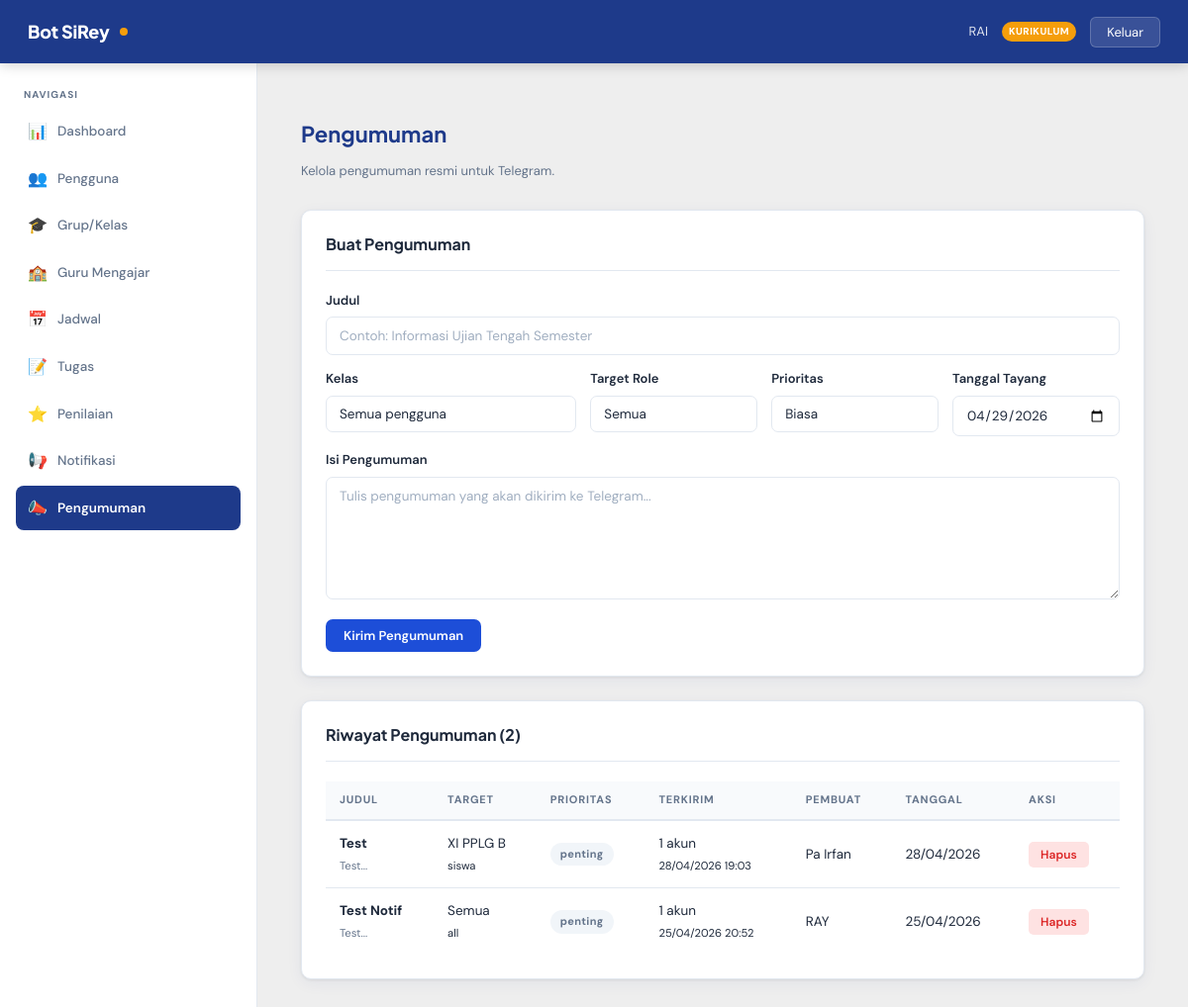
The page /dashboard/pengumuman.php (signed in) on the database its author committed.
### tables this page shows
CREATE TABLE `pengumuman_rayhanrp` (
  `pengumuman_id` int(11) NOT NULL,
  `judul` varchar(200) NOT NULL,
  `isi` text NOT NULL,
  `grup_id` int(11) DEFAULT NULL,
  `prioritas` enum('biasa','penting','darurat') NOT NULL DEFAULT 'biasa',
  `target_role` enum('all','guru','siswa') NOT NULL DEFAULT 'all',
  `status` enum('draft','published','archived') NOT NULL DEFAULT 'published',
  `tanggal_tayang` date NOT NULL,
  `pembuat_id` int(11) DEFAULT NULL,
  `via_telegram` tinyint(1) NOT NULL DEFAULT 0,
  `dibuat_pada` datetime NOT NULL DEFAULT current_timestamp()
);

CREATE TABLE `grup_rayhanrp` (
  `grup_id` int(11) NOT NULL,
  `nama_grup` varchar(150) NOT NULL,
  `tingkat` tinyint(4) NOT NULL,
  `jurusan` enum('Teknik Pemesinan','Teknik Mekatronika','Teknik Kimia Industri','Pengembangan Perangkat Lunak dan Gim','Desain Komunikasi Visual','Animasi') NOT NULL,
  `deskripsi` text DEFAULT NULL,
  `pembuat_id` int(11) DEFAULT NULL,
  `aktif` tinyint(1) NOT NULL DEFAULT 1,
  `dibuat_pada` datetime NOT NULL DEFAULT current_timestamp(),
  `diubah_pada` datetime NOT NULL DEFAULT current_timestamp() ON UPDATE current_timestamp()
);

CREATE TABLE `akun_rayhanrp` (
  `akun_id` int(11) NOT NULL,
  `nis_nip` varchar(30) NOT NULL,
  `password` varchar(255) NOT NULL,
  `role` enum('admin','guru','siswa','kepala_sekolah','kurikulum') NOT NULL DEFAULT 'siswa',
  `nama_lengkap` varchar(150) NOT NULL,
  `jenis_kelamin` enum('L','P') DEFAULT NULL,
  `aktif` tinyint(1) NOT NULL DEFAULT 1,
  `dibuat_pada` datetime NOT NULL DEFAULT current_timestamp(),
  `diubah_pada` datetime NOT NULL DEFAULT current_timestamp() ON UPDATE current_timestamp()
);

### includes/auth.php (called while the page is built, shortened)
<?php
require_once __DIR__ . '/../koneksi.php';
function can(string $permission, array $admin): bool
{
    $role_rayhanrp = strtolower(trim((string)($admin['role'] ?? '')));
    $matriks_rayhanrp = [
        'view_dashboard'        => ['guru', 'admin', 'kurikulum', 'kepala_sekolah'],
        'view_users'            => ['admin', 'kepala_sekolah', 'kurikulum'],
        'create_user'           => ['admin'],
        'update_user'           => ['admin'],
        'delete_user'           => ['admin'],
        'reset_password'        => ['admin'],
        'view_grup'             => ['kurikulum', 'kepala_sekolah'],
        'create_grup'           => ['kurikulum'],
        'update_grup'           => ['kurikulum'],
        'delete_grup'           => ['kurikulum'],
        'view_jadwal'           => ['guru', 'kurikulum', 'kepala_sekolah'],
        'create_jadwal'         => ['kurikulum'],
        'update_jadwal'         => ['kurikulum'],
        'delete_jadwal'         => ['kurikulum'],
        'view_tugas'            => ['guru', 'kurikulum', 'kepala_sekolah'],
        'create_tugas'          => ['guru'],
        'update_tugas'          => ['guru'],
        'delete_tugas'          => ['guru'],
        'view_penilaian'        => ['guru', 'kurikulum', 'kepala_sekolah'],
        'update_penilaian'      => ['guru'],
        'view_notifikasi'       => ['kurikulum', 'kepala_sekolah'],
        'create_pengumuman'     => ['guru', 'kurikulum'],
        'view_pengumuman'       => ['guru', 'kurikulum', 'kepala_sekolah'],
        'view_audit_log'        => ['kepala_sekolah'],
        'view_mata_pelajaran'   => ['admin'],
        'manage_mata_pelajaran' => ['admin'],
        'manage_guru_mengajar'  => ['kurikulum'],
        'write_any'             => [],
    ];
    return in_array($role_rayhanrp, $matriks_rayhanrp[$permission] ?? [], true);
}

### koneksi.php (called while the page is built, shortened)
<?php
function sirey_getConfig(): array
{
    static $config = null;
    if ($config === null) {
        $config = require __DIR__ . '/config.php';
    }
    return $config;
}
function sirey_getDatabase(): mysqli
{
    static $db = null;
    if ($db === null) {
        $config = sirey_getConfig()['db'];
        $db = mysqli_connect(
            $config['host'],
            $config['username'],
            $config['password'],
            $config['database']
        );
        mysqli_set_charset($db, $config['charset']);
    }
    return $db;
}
function sirey_query(string $sql, string $types = '', mixed ...$params): mysqli_stmt|false
{
    $stmt = null;
    try {
        $db = sirey_getDatabase();
        $stmt = mysqli_prepare($db, $sql);
        if (!mysqli_stmt_execute($stmt)) {
            sirey_setLastDbError(mysqli_stmt_errno($stmt), mysqli_stmt_error($stmt));
            mysqli_stmt_close($stmt);
            return false;
        }
        return $stmt;
    } catch (Throwable $e) {
        if ($stmt instanceof mysqli_stmt) {
            mysqli_stmt_close($stmt);
        }
        $db = $db ?? null;
        $errno = (int)$e->getCode();
        $message = $e->getMessage();
        if ($errno <= 0 && $db instanceof mysqli) {
            $errno = mysqli_errno($db);
            $message = mysqli_error($db) ?: $message;
        }
        sirey_setLastDbError($errno, $message);
        error_log('sirey_query: ' . $message);
        return false;
    }
}
function sirey_fetchAll(mysqli_stmt|false $stmt): array
{
    $result = mysqli_stmt_get_result($stmt);
    $rows = [];
    while ($row = mysqli_fetch_assoc($result)) {
        $rows[] = $row;
    }
    return $rows;
}

### includes/helpers.php (called while the page is built, shortened)
<?php
require_once __DIR__ . '/../koneksi.php';
function formatDatetime(?string $datetime_rayhanrp, string $format_rayhanrp = 'd/m/Y H:i'): string
{
    $timestamp_rayhanrp = strtotime($datetime_rayhanrp);
    return $timestamp_rayhanrp ? date($format_rayhanrp, $timestamp_rayhanrp) : '-';
}

### dashboard/pengumuman.php (the view, shortened to what this page needs)
<?php
require_once __DIR__ . '/_layout.php';
$bisa_buat_rayhanrp = can('create_pengumuman', $data_admin_rayhanrp);
$pernyataan_sql_rayhanrp = 'SELECT p.pengumuman_id, p.judul, p.isi, p.prioritas, p.target_role, p.status,
               p.tanggal_tayang, p.dibuat_pada,
               COALESCE(n.jumlah_terkirim, 0) as jumlah_terkirim,
               COALESCE(n.waktu_kirim, p.dibuat_pada) as waktu_kirim_telegram,
               g.nama_grup, a.nama_lengkap AS pembuat_nama, a.akun_id AS pembuat_id
        FROM pengumuman_rayhanRP p
        LEFT JOIN notifikasi_rayhanRP n ON n.sumber_tipe = "pengumuman" AND n.sumber_id = p.pengumuman_id
        LEFT JOIN grup_rayhanRP g ON p.grup_id = g.grup_id
        LEFT JOIN akun_rayhanRP a ON p.pembuat_id = a.akun_id
        WHERE p.status = "published"';
$tipe_rayhanrp = '';
$parameter_rayhanrp = [];
$pernyataan_sql_rayhanrp .= ' ORDER BY p.dibuat_pada DESC LIMIT 100';
$daftar_pengumuman_rayhanrp = $tipe_rayhanrp !== ''
    ? sirey_fetchAll(sirey_query($pernyataan_sql_rayhanrp, $tipe_rayhanrp, ...$parameter_rayhanrp))
    : sirey_fetchAll(sirey_query($pernyataan_sql_rayhanrp));
?>
<div class="page-header">
  <h2>Pengumuman</h2>
  <p><?php echo $data_admin_rayhanrp['role'] === 'guru' ? 'Guru hanya bisa mengirim ke kelas yang diajar.' : 'Kelola pengumuman resmi untuk Telegram.'; ?></p>
</div>
<?php if ($bisa_buat_rayhanrp): ?>
  <div class="card" style="margin-bottom:24px;">
    <div class="card-header"><h3>Buat Pengumuman</h3></div>
    <form method="POST" style="display:grid; grid-template-columns:1.5fr 1fr 1fr 1fr; gap:14px;">
      <div class="form-group" style="grid-column:1 / -1; margin:0;">
        <label class="form-label">Judul</label>
        <input type="text" name="judul" class="form-control" required placeholder="Contoh: Informasi Ujian Tengah Semester">
      </div>
      <div class="form-group" style="margin:0;">
        <label class="form-label">Kelas</label>
        <select name="grup_id" class="form-control" <?php echo $data_admin_rayhanrp['role'] === 'guru' ? 'required' : ''; ?>>
          <option value=""><?php echo $data_admin_rayhanrp['role'] === 'guru' ? 'Pilih kelas' : 'Semua pengguna'; ?></option>
        </select>
      </div>
      <div class="form-group" style="margin:0;">
        <label class="form-label">Target Role</label>
        <?php if ($data_admin_rayhanrp['role'] === 'guru'): ?>
          <select name="target_role" class="form-control" disabled>
            <option value="siswa">Siswa</option>
          </select>
          <input type="hidden" name="target_role" value="siswa">
          <small style="color:#64748b;">Guru hanya dapat mengirim ke siswa</small>
        <?php else: ?>
          <select name="target_role" class="form-control">
            <option value="all">Semua</option>
          </select>
        <?php endif; ?>
      </div>
      <div class="form-group" style="margin:0;">
        <label class="form-label">Prioritas</label>
        <select name="prioritas" class="form-control">
          <option value="biasa">Biasa</option>
        </select>
      </div>
      <div class="form-group" style="margin:0;">
        <label class="form-label">Tanggal Tayang</label>
        <input type="date" name="tanggal_tayang" class="form-control" value="<?php echo date('Y-m-d'); ?>">
      </div>
      <div class="form-group" style="grid-column:1 / -1; margin:0;">
        <label class="form-label">Isi Pengumuman</label>
        <textarea name="pesan" class="form-control" rows="6" required placeholder="Tulis pengumuman yang akan dikirim ke Telegram..."></textarea>
      </div>
      <div style="grid-column:1 / -1;">
        <button type="submit" class="btn btn-primary">Kirim Pengumuman</button>
      </div>
    </form>
  </div>
<?php endif; ?>
<div class="card">
  <div class="card-header">
    <h3>Riwayat Pengumuman (<?php echo count($daftar_pengumuman_rayhanrp); ?>)</h3>
  </div>
  <?php if (empty($daftar_pengumuman_rayhanrp)): ?>
    <div class="empty-state">
      <div class="empty-icon">Pengumuman</div>
      <p>Belum ada pengumuman.</p>
    </div>
  <?php else: ?>
    <table class="data-table">
      <thead>
        <tr>
          <th>Judul</th>
          <th>Target</th>
          <th>Prioritas</th>
          <th>Terkirim</th>
          <th>Pembuat</th>
          <th>Tanggal</th>
          <?php if ($bisa_buat_rayhanrp): ?><th>Aksi</th><?php endif; ?>
        </tr>
      </thead>
      <tbody>
        <?php foreach ($daftar_pengumuman_rayhanrp as $item_pengumuman_rayhanrp): ?>
          <tr>
            <td>
              <strong><?php echo htmlspecialchars((string)$item_pengumuman_rayhanrp['judul']); ?></strong>
              <br>
              <small style="color:var(--clr-muted); white-space:pre-wrap;"><?php echo htmlspecialchars(mb_substr((string)$item_pengumuman_rayhanrp['isi'], 0, 120)); ?>...</small>
            </td>
            <td>
              <?php echo htmlspecialchars((string)($item_pengumuman_rayhanrp['nama_grup'] ?? 'Semua')); ?>
              <br><small><?php echo htmlspecialchars((string)$item_pengumuman_rayhanrp['target_role']); ?></small>
            </td>
            <td><span class="badge badge-default"><?php echo htmlspecialchars((string)$item_pengumuman_rayhanrp['prioritas']); ?></span></td>
            <td>
              <?php echo (int)($item_pengumuman_rayhanrp['jumlah_terkirim'] ?? 0); ?> akun
              <?php if (!empty($item_pengumuman_rayhanrp['waktu_kirim_telegram'])): ?>
                <br><small><?php echo formatDatetime((string)$item_pengumuman_rayhanrp['waktu_kirim_telegram']); ?></small>
              <?php endif; ?>
            </td>
            <td><?php echo htmlspecialchars((string)($item_pengumuman_rayhanrp['pembuat_nama'] ?? '-')); ?></td>
            <td><?php echo htmlspecialchars(date('d/m/Y', strtotime((string)$item_pengumuman_rayhanrp['tanggal_tayang']))); ?></td>
            <?php if ($bisa_buat_rayhanrp): ?>
              <td>
                <?php $bisa_hapus_rayhanrp = $data_admin_rayhanrp['role'] !== 'guru' || (int)$item_pengumuman_rayhanrp['pembuat_id'] === (int)$data_admin_rayhanrp['id']; ?>
                <?php if ($bisa_hapus_rayhanrp): ?>
                  <form method="POST" onsubmit="return confirm('Hapus pengumuman ini?')">
                    <button type="submit" class="btn btn-danger btn-sm">Hapus</button>
                  </form>
                <?php else: ?>
                  -
                <?php endif; ?>
              </td>
            <?php endif; ?>
          </tr>
        <?php endforeach; ?>
      </tbody>
    </table>
  <?php endif; ?>
</div>

### dashboard/assets/style.css (style rules this page uses)
:root { --clr-primary: #1e3a8a; --clr-primary-mid: #1d4ed8; --clr-primary-soft: #dbeafe; --clr-accent: #f59e0b; --clr-accent-dark: #d97706; --clr-success: #059669; --clr-danger: #dc2626; --clr-warning: #d97706; --clr-surface: #ffffff; --clr-bg: #eeeeee; --clr-border: #e2e8f0; --clr-text: #1e293b; --clr-muted: #64748b; --sidebar-w: 260px; --navbar-h: 64px; --radius: 10px; --shadow-card: 0 1px 3px rgba(0,0,0,.07), 0 4px 16px rgba(30,58,138,.06); --shadow-hover: 0 4px 12px rgba(30,58,138,.14); --transition: all .18s ease; }
*, *::before, *::after { box-sizing: border-box; }
html { scroll-behavior: smooth; }
body { font-family: 'DM Sans', sans-serif; background: var(--clr-bg); color: var(--clr-text); font-size: 14px; line-height: 1.6; min-height: 100vh; }
h1, h2, h3, h4, h5 { font-family: 'Plus Jakarta Sans', sans-serif; font-weight: 700; line-height: 1.25; }
.page-header { margin-bottom: 28px; }
.page-header h2 { font-size: 22px; color: var(--clr-primary); margin-bottom: 3px; }
.page-header p { color: var(--clr-muted); font-size: 13px; }
.card { background: var(--clr-surface); border-radius: var(--radius); border: 1px solid var(--clr-border); box-shadow: var(--shadow-card); padding: 24px; transition: var(--transition); }
.card-header { display: flex; align-items: center; justify-content: space-between; margin-bottom: 20px; padding-bottom: 16px; border-bottom: 1px solid var(--clr-border); }
.card-header h3 { font-size: 16px; color: var(--clr-text); margin: 0; }
.data-table { width: 100%; border-collapse: collapse; }
.data-table thead th { background: #f8fafc; color: var(--clr-muted); font-size: 11px; font-weight: 700; letter-spacing: .8px; text-transform: uppercase; padding: 10px 14px; border-bottom: 2px solid var(--clr-border); text-align: left; white-space: nowrap; }
.data-table tbody tr { border-bottom: 1px solid var(--clr-border); transition: background .12s; }
.data-table tbody tr:last-child { border-bottom: none; }
.data-table td { padding: 12px 14px; font-size: 13.5px; color: var(--clr-text); vertical-align: middle; }
.btn { display: inline-flex; align-items: center; gap: 6px; padding: 8px 18px; border-radius: 7px; font-size: 13px; font-weight: 600; font-family: 'DM Sans', sans-serif; cursor: pointer; border: none; text-decoration: none; transition: var(--transition); white-space: nowrap; }
.btn-primary { background: var(--clr-primary-mid); color: #fff; }
.btn-danger { background: #fee2e2; color: var(--clr-danger); }
.btn-sm { padding: 5px 12px; font-size: 12px; border-radius: 5px; }
.badge { display: inline-block; padding: 3px 10px; border-radius: 20px; font-size: 11px; font-weight: 700; letter-spacing: .3px; }
.badge-default { background: #f1f5f9; color: var(--clr-muted); }
.form-group { margin-bottom: 20px; }
.form-label { display: block; font-size: 13px; font-weight: 600; color: var(--clr-text); margin-bottom: 6px; }
.form-control { width: 100%; padding: 10px 13px; border: 1.5px solid var(--clr-border); border-radius: 7px; font-family: 'DM Sans', sans-serif; font-size: 13.5px; color: var(--clr-text); background: #fff; transition: border-color .15s, box-shadow .15s; outline: none; }
.form-control::placeholder { color: #a0aec0; }
textarea.form-control { resize: vertical; min-height: 120px; }
select.form-control { appearance: none; cursor: pointer; }

### rows shown on the page
pengumuman_rayhanrp: judul "Test", isi "Test", grup.nama_grup "XI PPLG B", target_role "siswa", prioritas "penting", jumlah_terkirim "1", waktu_kirim_telegram "28/04/2026 19:03", pembuat.nama_lengkap "Pa Irfan", tanggal_tayang "28/04/2026"
pengumuman_rayhanrp: judul "Test Notif", isi "Test", nama_grup "Semua", target_role "all", prioritas "penting", jumlah_terkirim "1", waktu_kirim_telegram "25/04/2026 20:52", pembuat.nama_lengkap "RAY", tanggal_tayang "25/04/2026"

### other values the page prints
$data_admin_rayhanrp['name'] "RAI"
str_replace('_', ' ', $data_admin_rayhanrp['role']) "KURIKULUM"
$item['icon'] "📊"
$item['label'] "Dashboard"
$item['icon'] "👥"
$item['label'] "Pengguna"
$item['icon'] "🎓"
$item['label'] "Grup/Kelas"
$item['icon'] "🏫"
$item['label'] "Guru Mengajar"
$item['icon'] "📅"
$item['label'] "Jadwal"
$item['icon'] "📝"
$item['label'] "Tugas"
$item['icon'] "⭐"
